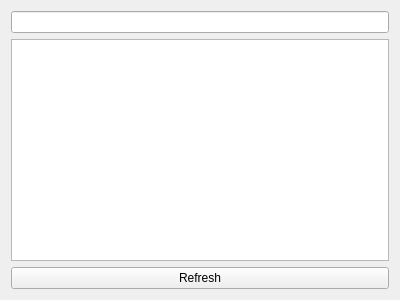
<?xml version="1.0" encoding="UTF-8"?>
<ui version="4.0">
 <class>IseForm</class>
 <widget class="QWidget" name="IseForm">
  <property name="geometry">
   <rect>
    <x>0</x>
    <y>0</y>
    <width>400</width>
    <height>300</height>
   </rect>
  </property>
  <property name="windowTitle">
   <string>Form</string>
  </property>
  <layout class="QVBoxLayout" name="verticalLayout">
   <item>
    <widget class="QLineEdit" name="m_filterEdit"/>
   </item>
   <item>
    <widget class="QTableView" name="m_iseView">
     <attribute name="horizontalHeaderStretchLastSection">
      <bool>true</bool>
     </attribute>
    </widget>
   </item>
   <item>
    <widget class="QPushButton" name="m_refreshButton">
     <property name="text">
      <string>Refresh</string>
     </property>
    </widget>
   </item>
  </layout>
 </widget>
 <resources/>
 <connections/>
</ui>
